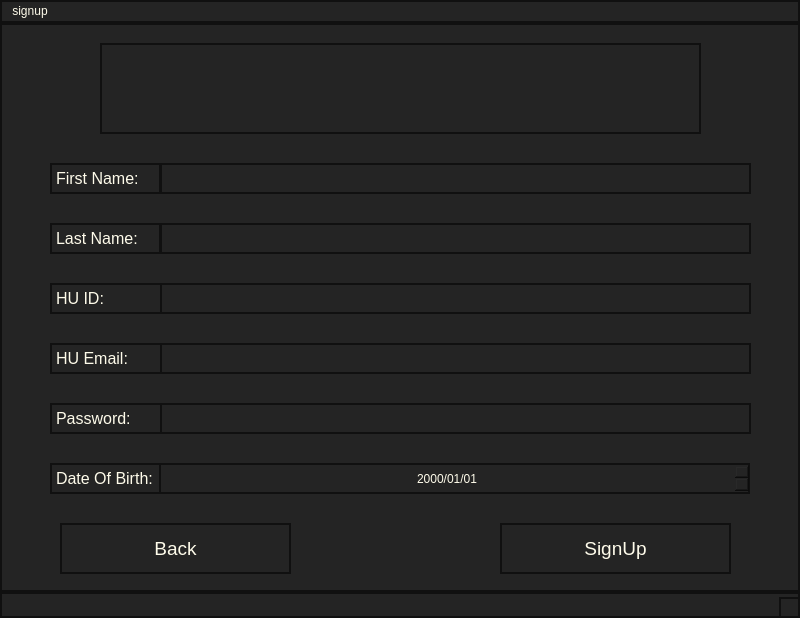
<?xml version="1.0" encoding="UTF-8"?>
<ui version="4.0">
 <class>MainWindow</class>
 <widget class="QMainWindow" name="MainWindow">
  <property name="geometry">
   <rect>
    <x>0</x>
    <y>0</y>
    <width>800</width>
    <height>618</height>
   </rect>
  </property>
  <property name="windowTitle">
   <string>MainWindow</string>
  </property>
  <property name="styleSheet">
   <string notr="true">background-color: rgb(36, 36, 36);
color: rgb(254, 251, 234);
border: 2px solid rgb(16, 16, 16);</string>
  </property>
  <widget class="QWidget" name="centralwidget">
   <widget class="QLineEdit" name="FirstName">
    <property name="geometry">
     <rect>
      <x>160</x>
      <y>140</y>
      <width>591</width>
      <height>31</height>
     </rect>
    </property>
   </widget>
   <widget class="QLabel" name="label">
    <property name="geometry">
     <rect>
      <x>50</x>
      <y>140</y>
      <width>111</width>
      <height>31</height>
     </rect>
    </property>
    <property name="font">
     <font>
      <pointsize>12</pointsize>
     </font>
    </property>
    <property name="text">
     <string>First Name:</string>
    </property>
   </widget>
   <widget class="QLabel" name="label_2">
    <property name="geometry">
     <rect>
      <x>50</x>
      <y>260</y>
      <width>141</width>
      <height>31</height>
     </rect>
    </property>
    <property name="font">
     <font>
      <pointsize>12</pointsize>
     </font>
    </property>
    <property name="text">
     <string>HU ID:</string>
    </property>
   </widget>
   <widget class="QLineEdit" name="ID">
    <property name="geometry">
     <rect>
      <x>160</x>
      <y>260</y>
      <width>591</width>
      <height>31</height>
     </rect>
    </property>
   </widget>
   <widget class="QLabel" name="label_3">
    <property name="geometry">
     <rect>
      <x>50</x>
      <y>320</y>
      <width>141</width>
      <height>31</height>
     </rect>
    </property>
    <property name="font">
     <font>
      <pointsize>12</pointsize>
     </font>
    </property>
    <property name="text">
     <string>HU Email:</string>
    </property>
   </widget>
   <widget class="QLineEdit" name="Email">
    <property name="geometry">
     <rect>
      <x>160</x>
      <y>320</y>
      <width>591</width>
      <height>31</height>
     </rect>
    </property>
   </widget>
   <widget class="QLabel" name="label_5">
    <property name="geometry">
     <rect>
      <x>50</x>
      <y>380</y>
      <width>141</width>
      <height>31</height>
     </rect>
    </property>
    <property name="font">
     <font>
      <pointsize>12</pointsize>
     </font>
    </property>
    <property name="text">
     <string>Password:</string>
    </property>
   </widget>
   <widget class="QLineEdit" name="Password">
    <property name="geometry">
     <rect>
      <x>160</x>
      <y>380</y>
      <width>591</width>
      <height>31</height>
     </rect>
    </property>
   </widget>
   <widget class="QPushButton" name="SignUp">
    <property name="geometry">
     <rect>
      <x>500</x>
      <y>500</y>
      <width>231</width>
      <height>51</height>
     </rect>
    </property>
    <property name="font">
     <font>
      <pointsize>14</pointsize>
     </font>
    </property>
    <property name="text">
     <string>SignUp</string>
    </property>
   </widget>
   <widget class="QPushButton" name="Back">
    <property name="geometry">
     <rect>
      <x>60</x>
      <y>500</y>
      <width>231</width>
      <height>51</height>
     </rect>
    </property>
    <property name="font">
     <font>
      <pointsize>14</pointsize>
     </font>
    </property>
    <property name="text">
     <string>Back</string>
    </property>
   </widget>
   <widget class="QGraphicsView" name="graphicsView">
    <property name="geometry">
     <rect>
      <x>100</x>
      <y>20</y>
      <width>601</width>
      <height>91</height>
     </rect>
    </property>
   </widget>
   <widget class="QLabel" name="label_6">
    <property name="geometry">
     <rect>
      <x>50</x>
      <y>440</y>
      <width>111</width>
      <height>31</height>
     </rect>
    </property>
    <property name="font">
     <font>
      <pointsize>12</pointsize>
     </font>
    </property>
    <property name="text">
     <string>Date Of Birth:</string>
    </property>
   </widget>
   <widget class="QLabel" name="label_4">
    <property name="geometry">
     <rect>
      <x>50</x>
      <y>200</y>
      <width>111</width>
      <height>31</height>
     </rect>
    </property>
    <property name="font">
     <font>
      <pointsize>12</pointsize>
     </font>
    </property>
    <property name="text">
     <string>Last Name:</string>
    </property>
   </widget>
   <widget class="QLineEdit" name="LastName">
    <property name="geometry">
     <rect>
      <x>160</x>
      <y>200</y>
      <width>591</width>
      <height>31</height>
     </rect>
    </property>
   </widget>
   <widget class="QDateEdit" name="DOB">
    <property name="geometry">
     <rect>
      <x>159</x>
      <y>440</y>
      <width>591</width>
      <height>31</height>
     </rect>
    </property>
    <property name="alignment">
     <set>Qt::AlignCenter</set>
    </property>
    <property name="displayFormat">
     <string>yyyy/MM/dd</string>
    </property>
   </widget>
  </widget>
  <widget class="QMenuBar" name="menubar">
   <property name="geometry">
    <rect>
     <x>0</x>
     <y>0</y>
     <width>800</width>
     <height>25</height>
    </rect>
   </property>
   <widget class="QMenu" name="menuRegister">
    <property name="title">
     <string>signup</string>
    </property>
   </widget>
   <addaction name="menuRegister"/>
  </widget>
  <widget class="QStatusBar" name="statusbar"/>
 </widget>
 <resources/>
 <connections/>
</ui>
